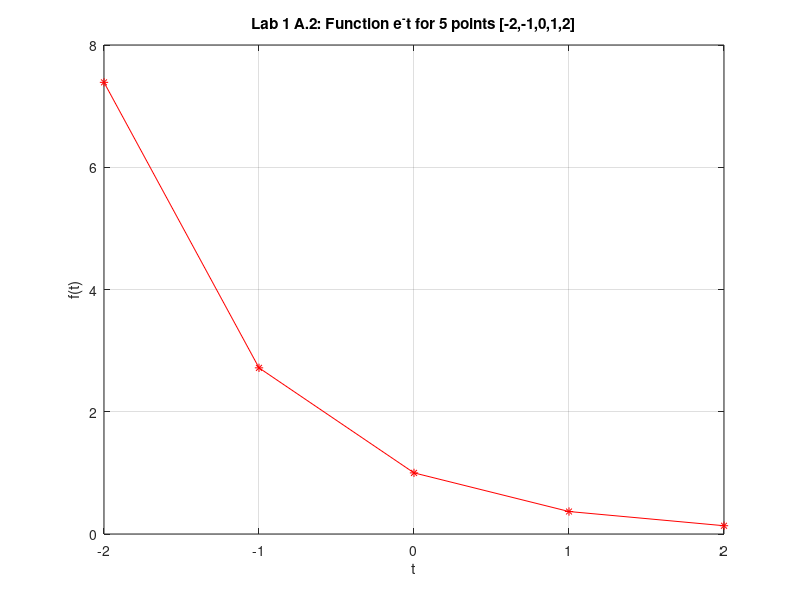

Recreate this plot in MATLAB.
f = @(t) exp(-t);
t = [-2,-1,0,1,2];
f(t);

plot(t,f(t), '*-r');
title('Lab 1 A.2: Function e^-t for 5 points [-2,-1,0,1,2]')
xlabel('t');
ylabel('f(t)'); grid;